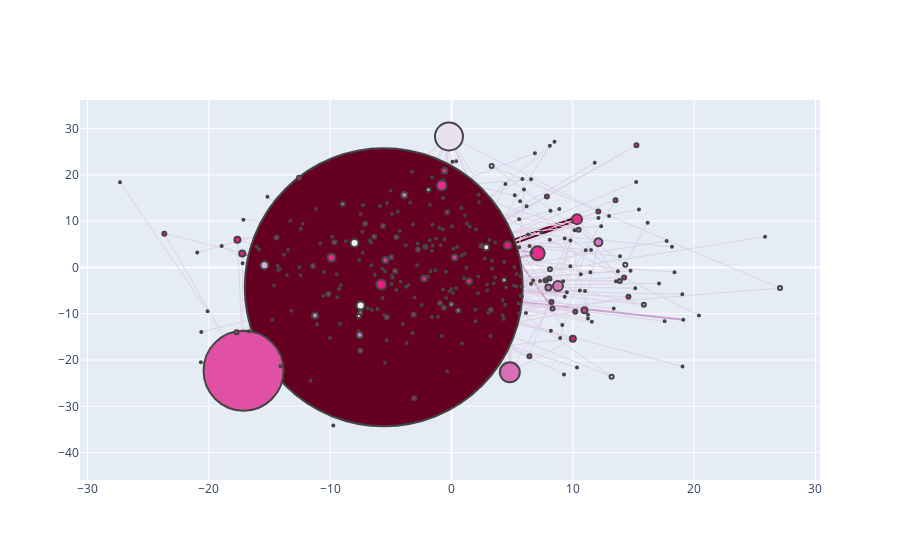

The cell this chart's notebook holds for it:
### Code cell
configure_plotly_browser_state()
plotNetworkSizeColor(AOGraph,closeness_centrality)
